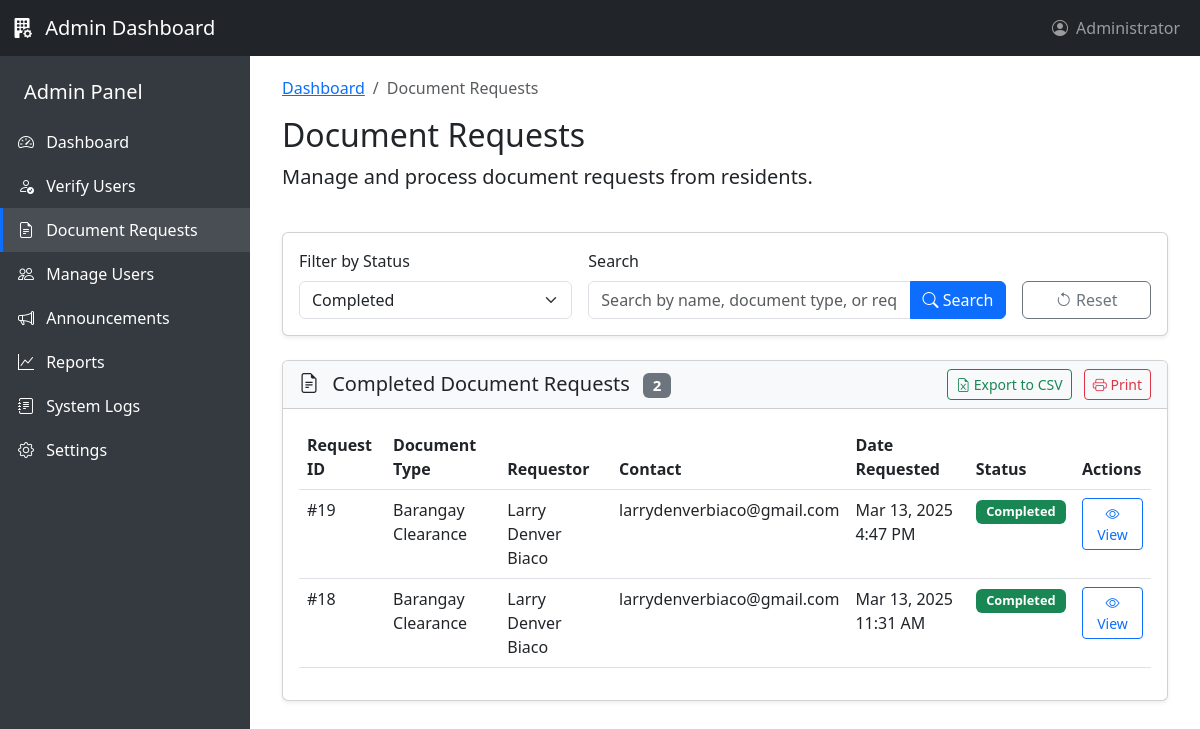
The page /Admin/view/document-requests.php?status=completed on the database its author committed.
### tables this page shows
CREATE TABLE `requests` (
  `request_id` int(11) NOT NULL,
  `user_id` int(11) NOT NULL,
  `document_type` varchar(50) NOT NULL,
  `purpose` text NOT NULL,
  `urgent_request` tinyint(1) NOT NULL DEFAULT 0,
  `processing_fee` decimal(10,2) NOT NULL DEFAULT 0.00,
  `status` enum('pending','processing','ready','completed','rejected','cancelled') NOT NULL DEFAULT 'pending',
  `admin_remarks` text DEFAULT NULL,
  `created_at` timestamp NOT NULL DEFAULT current_timestamp(),
  `updated_at` timestamp NOT NULL DEFAULT current_timestamp() ON UPDATE current_timestamp(),
  `completed_at` timestamp NULL DEFAULT NULL,
  `payment_status` tinyint(1) NOT NULL DEFAULT 0,
  `admin_notes` text DEFAULT NULL
);

CREATE TABLE `users` (
  `user_id` int(11) NOT NULL,
  `email` varchar(100) NOT NULL,
  `password` varchar(255) NOT NULL,
  `first_name` varchar(50) NOT NULL,
  `middle_name` varchar(50) DEFAULT NULL,
  `last_name` varchar(50) NOT NULL,
  `birthday` date NOT NULL,
  `gender` enum('male','female','other') NOT NULL,
  `contact_number` varchar(15) NOT NULL,
  `zone` varchar(20) NOT NULL,
  `house_number` varchar(50) NOT NULL,
  `id_path` varchar(255) NOT NULL,
  `user_type` enum('resident','staff','admin') NOT NULL DEFAULT 'resident',
  `status` enum('active','inactive','pending') NOT NULL DEFAULT 'pending',
  `created_at` timestamp NOT NULL DEFAULT current_timestamp(),
  `updated_at` timestamp NOT NULL DEFAULT current_timestamp() ON UPDATE current_timestamp(),
  `profile_pic` varchar(255) DEFAULT NULL
);

### Admin/view/document-requests.php (the view, shortened to what this page needs)
<?php
$servername = "localhost";
$username = "root";
$password = "";
$dbname = "barangay_request_system";
$requests = [];
$requestStatus = isset($_GET['status']) ? $_GET['status'] : 'all';
$searchTerm = isset($_GET['search']) ? $_GET['search'] : '';
$currentPage = isset($_GET['page']) ? (int)$_GET['page'] : 1;
$itemsPerPage = 10;
$totalRequests = 0;
$conn = new mysqli($servername, $username, $password, $dbname);
if ($conn->connect_error) {
    $showAlert = true;
    $alertType = "danger";
    $alertMessage = "Database connection failed: " . $conn->connect_error;
} else {
    $baseQuery = "SELECT r.*, u.first_name, u.last_name, u.email
                  FROM requests r
                  JOIN users u ON r.user_id = u.user_id";
    $whereConditions = [];
    $queryParams = [];
    $paramTypes = "";
    if ($requestStatus != 'all') {
        $whereConditions[] = "r.status = ?";
        $queryParams[] = $requestStatus;
        $paramTypes .= "s";
    }
    $whereClause = !empty($whereConditions) ? " WHERE " . implode(" AND ", $whereConditions) : "";
    $countQuery = "SELECT COUNT(*) as total FROM requests r JOIN users u ON r.user_id = u.user_id" . $whereClause;
    if (!empty($queryParams)) {
        $countStmt = $conn->prepare($countQuery);
        $countStmt->bind_param($paramTypes, ...$queryParams);
        $countStmt->execute();
        $countResult = $countStmt->get_result();
        $row = $countResult->fetch_assoc();
        $totalRequests = $row['total'];
    } else {
        $countResult = $conn->query($countQuery);
        $row = $countResult->fetch_assoc();
        $totalRequests = $row['total'];
    }
    $offset = ($currentPage - 1) * $itemsPerPage;
    $query = $baseQuery . $whereClause . " ORDER BY r.created_at DESC LIMIT ?, ?";
    $queryParams[] = $offset;
    $queryParams[] = $itemsPerPage;
    $paramTypes .= "ii";
    $stmt = $conn->prepare($query);
    if (!empty($queryParams)) {
        $stmt->bind_param($paramTypes, ...$queryParams);
    }
    $stmt->execute();
    $result = $stmt->get_result();
    while ($row = $result->fetch_assoc()) {
        $requests[] = $row;
    }
}
function formatDocumentType($type) {
    return ucwords(str_replace('_', ' ', $type));
}
?>
<!DOCTYPE html>
<html lang="en">
<head>
    <link href="https://cdnjs.cloudflare.com/ajax/libs/bootstrap/5.3.0/css/bootstrap.min.css" rel="stylesheet">
    <link rel="stylesheet" href="https://cdnjs.cloudflare.com/ajax/libs/bootstrap-icons/1.10.5/font/bootstrap-icons.min.css">
</head>
<body>
    <nav class="navbar navbar-expand-lg navbar-dark bg-dark fixed-top">
        <div class="container-fluid">
            <a class="navbar-brand" href="#">
                <i class="bi bi-building-fill-gear me-2"></i>
                Admin Dashboard
            </a>
            <div class="collapse navbar-collapse" id="navbarNav">
                <ul class="navbar-nav ms-auto">
                    <li class="nav-item">
                        <a class="nav-link" href="#" id="navbarDropdown">
                            <i class="bi bi-person-circle me-1"></i>
                            Administrator
                        </a>
                    </li>
                </ul>
            </div>
        </div>
    </nav>
    <div class="sidebar">
        <div class="pt-2 pb-4">
            <div class="px-4 py-3">
                <h5 class="mb-0">Admin Panel</h5>
            </div>
            <a href="../../admin.php" class="d-block text-decoration-none text-white sidebar-item">
                <i class="bi bi-speedometer2 me-2"></i> Dashboard
            </a>
            <a href="verify-users.php" class="d-block text-decoration-none text-white sidebar-item">
                <i class="bi bi-person-check me-2"></i> Verify Users
            </a>
            <a href="document-requests.php" class="d-block text-decoration-none text-white sidebar-item active">
                <i class="bi bi-file-earmark-text me-2"></i> Document Requests
            </a>
            <a href="manage-users.php" class="d-block text-decoration-none text-white sidebar-item">
                <i class="bi bi-people me-2"></i> Manage Users
            </a>
            <a href="announcements.php" class="d-block text-decoration-none text-white sidebar-item">
                <i class="bi bi-megaphone me-2"></i> Announcements
            </a>
            <a href="../../reports.php" class="d-block text-decoration-none text-white sidebar-item">
                <i class="bi bi-graph-up me-2"></i> Reports
            </a>
            <a href="../../system-logs.php" class="d-block text-decoration-none text-white sidebar-item">
                <i class="bi bi-journal-text me-2"></i> System Logs
            </a>
            <a href="../../settings.php" class="d-block text-decoration-none text-white sidebar-item">
                <i class="bi bi-gear me-2"></i> Settings
            </a>
        </div>
    </div>
    <div class="main-content">
        <div class="container-fluid">
            <div class="row mb-4">
                <div class="col">
                    <nav aria-label="breadcrumb">
                        <ol class="breadcrumb">
                            <li class="breadcrumb-item"><a href="../../admin.php">Dashboard</a></li>
                            <li class="breadcrumb-item active" aria-current="page">Document Requests</li>
                        </ol>
                    </nav>
                    <h1 class="h2 mb-2">Document Requests</h1>
                    <p class="lead">Manage and process document requests from residents.</p>
                </div>
            </div>
            <div class="row mb-4">
                <div class="col-md-12">
                    <div class="card shadow-sm">
                        <div class="card-body">
                            <div class="row g-3">
                                <div class="col-md-4">
                                    <label class="form-label">Filter by Status</label>
                                    <select id="statusFilter" class="form-select" onchange="applyFilters()">
                                        <option value="completed" <?php echo $requestStatus == 'completed' ? 'selected' : ''; ?>>Completed</option>
                                    </select>
                                </div>
                                <div class="col-md-6">
                                    <label class="form-label">Search</label>
                                    <div class="input-group">
                                        <input type="text" id="searchInput" class="form-control" placeholder="Search by name, document type, or request ID" value="<?php echo htmlspecialchars($searchTerm); ?>">
                                        <button class="btn btn-primary" type="button" onclick="applyFilters()">
                                            <i class="bi bi-search"></i> Search
                                        </button>
                                    </div>
                                </div>
                                <div class="col-md-2 d-flex align-items-end">
                                    <button class="btn btn-outline-secondary w-100" type="button" onclick="resetFilters()">
                                        <i class="bi bi-arrow-counterclockwise"></i> Reset
                                    </button>
                                </div>
                            </div>
                        </div>
                    </div>
                </div>
            </div>
            <div class="row">
                <div class="col-md-12">
                    <div class="card shadow-sm">
                        <div class="card-header bg-light">
                            <div class="d-flex justify-content-between align-items-center">
                                <h5 class="mb-0">
                                    <i class="bi bi-file-earmark-text me-2"></i>
                                    <?php
                                    if ($requestStatus == 'pending') echo 'Pending';
                                    elseif ($requestStatus == 'processing') echo 'Processing';
                                    elseif ($requestStatus == 'ready') echo 'Ready for Pickup';
                                    elseif ($requestStatus == 'completed') echo 'Completed';
                                    elseif ($requestStatus == 'rejected') echo 'Rejected';
                                    elseif ($requestStatus == 'cancelled') echo 'Cancelled';
                                    else echo 'All';
                                    ?> Document Requests
                                    <span class="badge bg-secondary ms-2"><?php echo $totalRequests; ?></span>
                                </h5>
                                <div>
                                    <?php if ($totalRequests > 0): ?>
                                    <button class="btn btn-sm btn-outline-success me-2" onclick="exportToCSV()">
                                        <i class="bi bi-file-earmark-excel"></i> Export to CSV
                                    </button>
                                    <button class="btn btn-sm btn-outline-danger" onclick="printTable()">
                                        <i class="bi bi-printer"></i> Print
                                    </button>
                                    <?php endif; ?>
                                </div>
                            </div>
                        </div>
                        <div class="card-body">
                            <?php if (empty($requests)): ?>
                                <div class="text-center py-5">
                                    <i class="bi bi-file-earmark-text text-secondary" style="font-size: 3rem;"></i>
                                    <p class="mt-3 text-muted">No document requests found with the selected filters.</p>
                                    <?php if (!empty($searchTerm) || $requestStatus != 'all'): ?>
                                        <button class="btn btn-outline-primary" onclick="resetFilters()">Clear Filters</button>
                                    <?php endif; ?>
                                </div>
                            <?php else: ?>
                                <div class="table-responsive">
                                    <table class="table table-hover" id="requestsTable">
                                        <thead>
                                            <tr>
                                                <th>Request ID</th>
                                                <th>Document Type</th>
                                                <th>Requestor</th>
                                                <th>Contact</th>
                                                <th>Date Requested</th>
                                                <th>Status</th>
                                                <th>Actions</th>
                                            </tr>
                                        </thead>
                                        <tbody>
                                            <?php foreach ($requests as $request): ?>
                                                <tr>
                                                    <td>#<?php echo $request['request_id']; ?></td>
                                                    <td><?php echo formatDocumentType($request['document_type']); ?></td>
                                                    <td><?php echo htmlspecialchars($request['first_name'] . ' ' . $request['last_name']); ?></td>
                                                    <td><?php echo htmlspecialchars($request['email']); ?></td>
                                                    <td><?php echo date('M d, Y g:i A', strtotime($request['created_at'])); ?></td>
                                                    <td>
                                                        <?php if ($request['status'] == 'pending'): ?>
                                                            <span class="badge bg-warning text-dark status-badge">Pending</span>
                                                        <?php elseif ($request['status'] == 'processing'): ?>
                                                            <span class="badge bg-info text-white status-badge">Processing</span>
                                                        <?php elseif ($request['status'] == 'ready'): ?>
                                                            <span class="badge badge-ready status-badge">
                                                                <i class="bi bi-box-seam"></i> Ready for Pickup
                                                            </span>
                                                        <?php elseif ($request['status'] == 'completed'): ?>
                                                            <span class="badge bg-success status-badge">Completed</span>
                                                        <?php elseif ($request['status'] == 'rejected'): ?>
                                                            <span class="badge bg-danger status-badge">Rejected</span>
                                                        <?php elseif ($request['status'] == 'cancelled'): ?>
                                                            <span class="badge bg-secondary status-badge">Cancelled</span>
                                                        <?php endif; ?>
                                                    </td>
                                                    <td>
                                                        <div class="btn-group btn-group-sm">
                                                            <a href="request-details.php?id=<?php echo $request['request_id']; ?>" class="btn btn-outline-primary">
                                                                <i class="bi bi-eye"></i> View
                                                            </a>
                                                        </div>
                                                    </td>
                                                </tr>
                                            <?php endforeach; ?>
                                        </tbody>
                                    </table>
                                </div>
                            <?php endif; ?>
                        </div>
                    </div>
                </div>
            </div>
        </div>
    </div>
</body>
</html>

### Admin/view/document-requests.php (style rules this page uses)
.sidebar { height: 100vh; position: fixed; top: 0; left: 0; width: 250px; padding-top: 56px; background-color: #343a40; color: white; z-index: 1; }
.sidebar-item { padding: 10px 15px; border-left: 3px solid transparent; }
.sidebar-item.active { background-color: rgba(255, 255, 255, 0.1); border-left-color: #0d6efd; }
.main-content { margin-left: 250px; padding: 20px; padding-top: 76px; }
.status-badge { font-size: 0.8rem; padding: 0.35rem 0.65rem; }

### rows shown on the page
requests: request_id "19", document_type "Barangay Clearance", user.last_name "Larry Denver Biaco", user.email "larrydenverbiaco@gmail.com", created_at "Mar 13, 2025 4:47 PM", status "Completed"
requests: request_id "18", document_type "Barangay Clearance", user.last_name "Larry Denver Biaco", user.email "larrydenverbiaco@gmail.com", created_at "Mar 13, 2025 11:31 AM", status "Completed"

### other values the page prints
$totalRequests "2"
